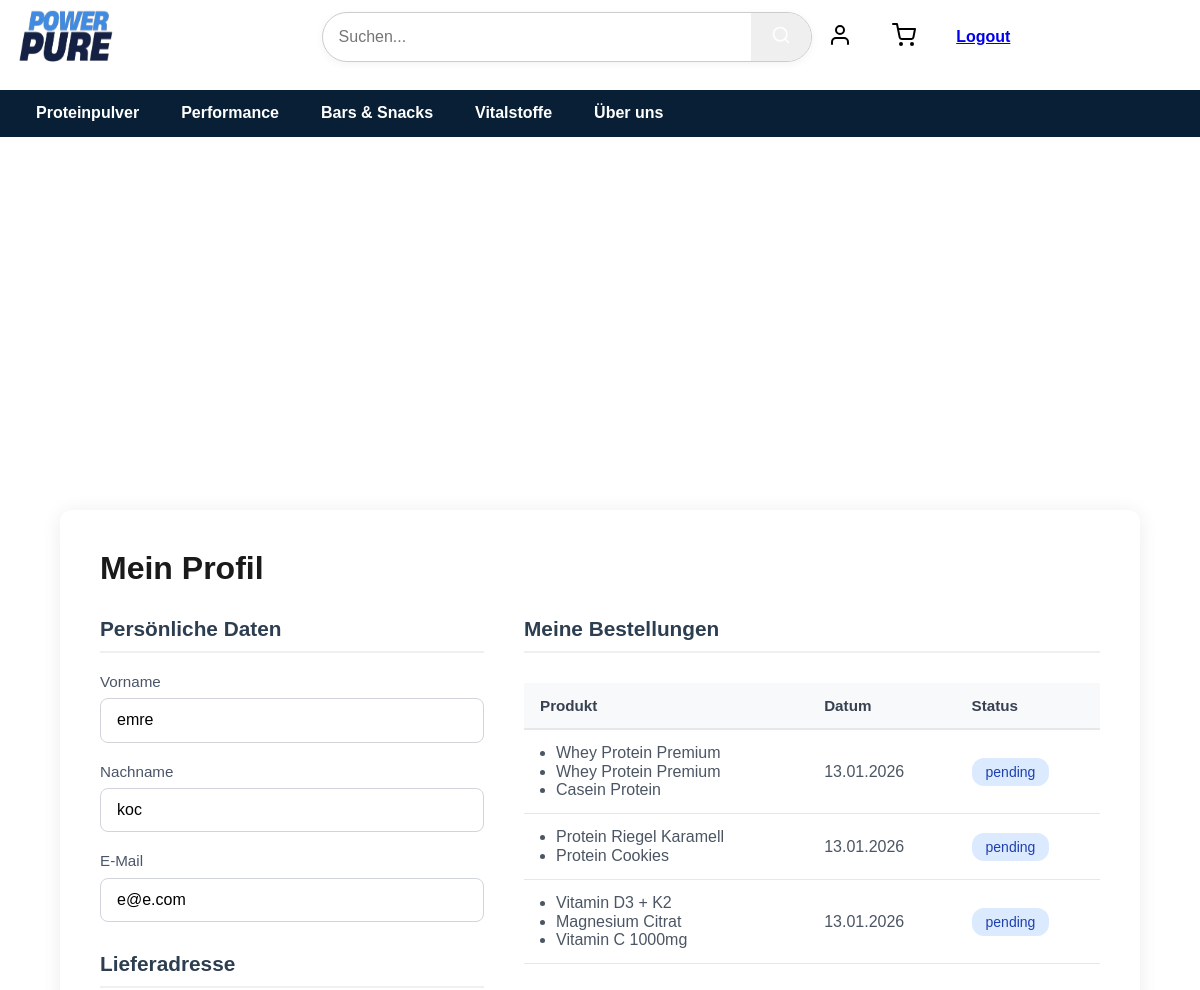
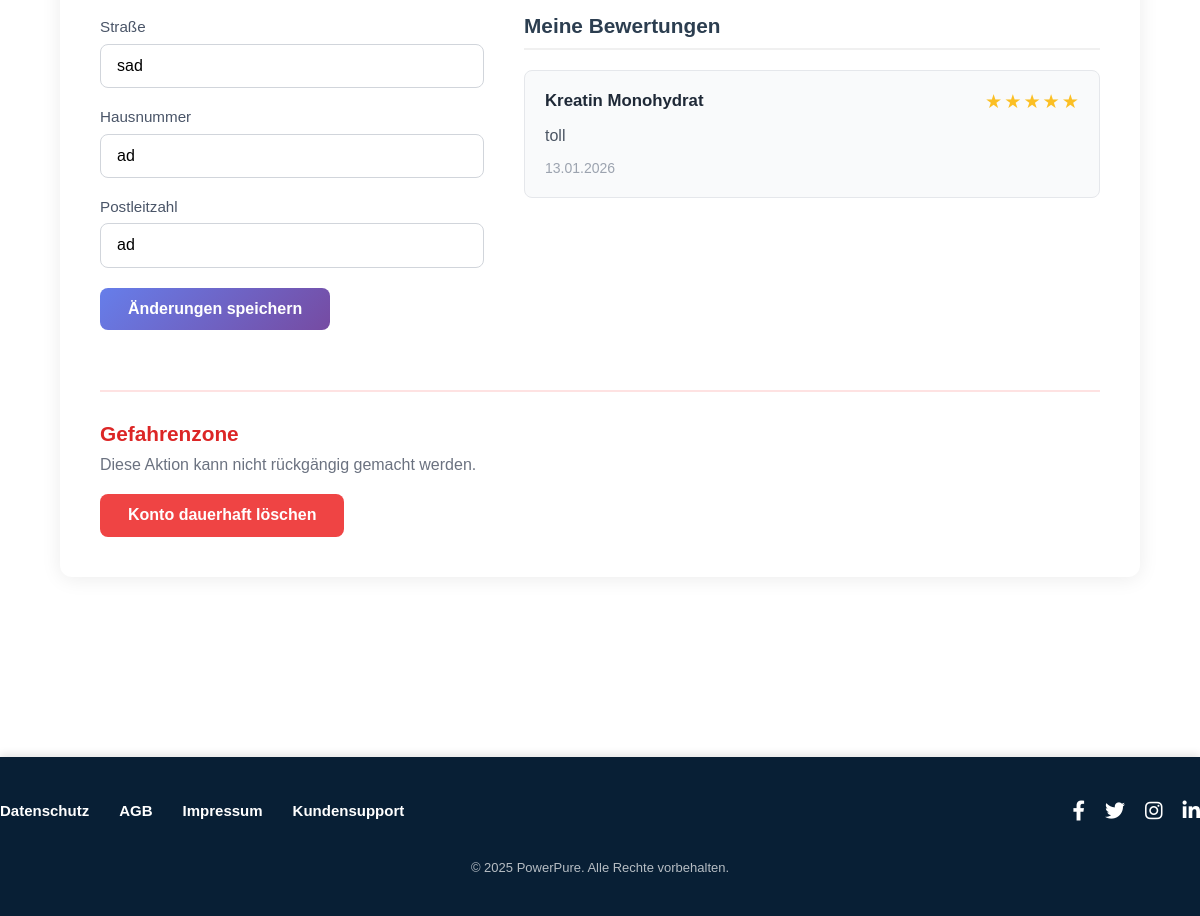
The app's page /user/profile (signed in) with its own data (2 pictures, top to bottom).
### tables this page shows
CREATE TABLE `Users` (
                         `user_id` int(11) NOT NULL,
                         `first_name` varchar(50) NOT NULL,
                         `last_name` varchar(50) NOT NULL,
                         `email` varchar(100) NOT NULL,
                         `address_id` int(11) NOT NULL,
                         `password_hash` varchar(255) NOT NULL
);

CREATE TABLE `Addresses` (
                             `address_id` int(11) NOT NULL,
                             `zip_code` varchar(10) NOT NULL,
                             `house_number` varchar(10) NOT NULL,
                             `street` varchar(100) NOT NULL
);

CREATE TABLE `OrderItems` (
                              `order_id` int(11) NOT NULL,
                              `product_id` int(11) NOT NULL,
                              `product_amount` int(11) NOT NULL,
                              `order_total` decimal(10,2) NOT NULL
);

CREATE TABLE `Products` (
                            `product_id` int(11) NOT NULL,
                            `product_name` varchar(200) NOT NULL,
                            `price` decimal(10,2) NOT NULL,
                            `category_id` int(11) NOT NULL,
                            `inventory` int(11) NOT NULL DEFAULT 0,
                            `units_sold` int(11) NOT NULL DEFAULT 0,
                            `flavour` varchar(50) DEFAULT NULL,
                            `size` varchar(50) DEFAULT NULL,
                            `description_short` varchar(500) DEFAULT NULL,
                            `description_long` text DEFAULT NULL,
                            `asset_path` varchar(255) DEFAULT NULL
);

CREATE TABLE `Orders` (
                          `order_id` int(11) NOT NULL,
                          `order_address_id` int(11) NOT NULL,
                          `first_name` varchar(50) DEFAULT NULL,
                          `last_name` varchar(50) DEFAULT NULL,
                          `guest_email` varchar(100) DEFAULT NULL,
                          `user_id` int(11) DEFAULT NULL,
                          `date` datetime NOT NULL DEFAULT current_timestamp(),
                          `state` varchar(20) NOT NULL DEFAULT 'pending' CHECK (`state` in ('pending','paid','shipped','closed','canceled'))
);

CREATE TABLE `Ratings` (
                           `rating_id` int(11) NOT NULL,
                           `product_id` int(11) NOT NULL,
                           `user_id` int(11) NOT NULL,
                           `rating_score` int(11) NOT NULL,
                           `comment` text DEFAULT NULL,
                           `date` datetime NOT NULL DEFAULT current_timestamp()
);

### src/views/UserView.php (the view, shortened to what the rows shown need)
<?php
require_once 'src/views/mainView.php';
class UserView extends mainView {
        ?>
    <?php
    public static function profile($data = [])
    {
        $user = $data['userData'] ?? [];
        $orders = $data['orders'] ?? [];
        $ratings = $data['ratings'] ?? [];
        ?>
        <main>
            <div class="profile-wrapper">
                <div class="profile-container">
                    <h2 class="profile-title">Mein Profil</h2>
                    <div class="profile-grid">
                        <div class="profile-section">
                            <form class="profile-form" method="post" action="<?= BASE_URL ?>/user/updateUser">
                                <h3 class="section-title">Persönliche Daten</h3>
                                <div class="form-group">
                                    <label for="first_name">Vorname</label>
                                    <input type="text" id="first_name" name="first_name"
                                           placeholder="Vorname"
                                           value="<?= htmlspecialchars($user['first_name'] ?? '') ?>"
                                           required />
                                </div>
                                <div class="form-group">
                                    <label for="last_name">Nachname</label>
                                    <input type="text" id="last_name" name="last_name"
                                           placeholder="Nachname"
                                           value="<?= htmlspecialchars($user['last_name'] ?? '') ?>"
                                           required />
                                </div>
                                <div class="form-group">
                                    <label for="email">E-Mail</label>
                                    <input type="email" id="email" name="email"
                                           placeholder="E-Mail"
                                           value="<?= htmlspecialchars($user['email'] ?? '') ?>"
                                           required />
                                </div>
                                <h3 class="section-title section-title-spacing">Lieferadresse</h3>
                                <div class="form-group">
                                    <label for="street">Straße</label>
                                    <input type="text" id="street" name="street"
                                           placeholder="Straße"
                                           value="<?= htmlspecialchars($user['street'] ?? '') ?>" />
                                </div>
                                <div class="form-group">
                                    <label for="house_number">Hausnummer</label>
                                    <input type="text" id="house_number" name="house_number"
                                           placeholder="Hausnummer"
                                           value="<?= htmlspecialchars($user['house_number'] ?? '') ?>" />
                                </div>
                                <div class="form-group">
                                    <label for="zip_code">Postleitzahl</label>
                                    <input type="text" id="zip_code" name="zip_code"
                                           placeholder="PLZ"
                                           value="<?= htmlspecialchars($user['zip_code'] ?? '') ?>" />
                                </div>
                                <button type="submit" class="btn btn-primary">
                                    Änderungen speichern
                                </button>
                            </form>
                        </div>
                        <div class="profile-section profile-section-wide">
                            <div class="orders-section">
                                <h3 class="section-title">Meine Bestellungen</h3>
                                <?php if (empty($orders)): ?>
                                    <p class="empty-message">Du hast noch keine Bestellungen.</p>
                                <?php else: ?>
                                    <div class="table-responsive">
                                        <table class="orders-table">
                                            <thead>
                                            <tr>
                                                <th>Produkt</th>
                                                <th>Datum</th>
                                                <th>Status</th>
                                            </tr>
                                            </thead>
                                            <tbody>
                                            <?php foreach ($orders as $order): ?>
                                                <tr>
                                                    <td>
                                                        <?php if (!empty($order['items'])): ?>
                                                            <ul style="padding-left: 1rem;">
                                                                <?php foreach ($order['items'] as $item): ?>
                                                                    <li>
                                                                        <?= htmlspecialchars($item['product_name']) ?>
                                                                    </li>
                                                                <?php endforeach; ?>
                                                            </ul>
                                                        <?php else: ?>
                                                            <em>Keine Produkte</em>
                                                        <?php endif; ?>
                                                    </td>
                                                    <td><?= date('d.m.Y', strtotime($order['date'])) ?></td>
                                                    <td>
                                                        <span class="status-badge">
                                                            <?= htmlspecialchars($order['state']) ?>
                                                        </span>
                                                    </td>
                                                </tr>
                                            <?php endforeach; ?>
                                            </tbody>
                                        </table>
                                    </div>
                                <?php endif; ?>
                            </div>
                            <div class="ratings-section">
                                <h3 class="section-title">Meine Bewertungen</h3>
                                <?php if (empty($ratings)): ?>
                                    <p class="empty-message">Keine Bewertungen vorhanden.</p>
                                <?php else: ?>
                                    <div class="ratings-list">
                                        <?php foreach ($ratings as $rating): ?>
                                            <div class="rating-card">
                                                <div class="rating-header">
                                                    <strong class="product-name">
                                                        <?= htmlspecialchars($rating['product_name'] ?? 'Unbekanntes Produkt') ?>
                                                    </strong>
                                                    <div class="rating-score">
                                                        <?php
                                                        $score = $rating['rating_score'] ?? 0;
                                                        for ($i = 1; $i <= 5; $i++): ?>
                                                            <span class="star <?= $i <= $score ? 'star-filled' : '' ?>">★</span>
                                                        <?php endfor; ?>
                                                    </div>
                                                </div>
                                                <?php if (!empty($rating['comment'])): ?>
                                                    <p class="rating-comment">
                                                        <?= htmlspecialchars($rating['comment']) ?>
                                                    </p>
                                                <?php endif; ?>
                                                <small class="rating-date">
                                                    <?= isset($rating['date']) ? date('d.m.Y', strtotime($rating['date'])) : '' ?>
                                                </small>
                                            </div>
                                        <?php endforeach; ?>
                                    </div>
                                <?php endif; ?>
                            </div>
                        </div>
                    </div>
                    <div class="danger-zone">
                        <h3 class="danger-zone-title">Gefahrenzone</h3>
                        <p class="danger-zone-description">
                            Diese Aktion kann nicht rückgängig gemacht werden.
                        </p>
                        <form action="<?= BASE_URL ?>/user/deleteAccount" method="post"
                              onsubmit="return confirm('Möchtest du dein Konto wirklich dauerhaft löschen? Diese Aktion kann nicht rückgängig gemacht werden.');">
                            <button type="submit" class="btn btn-danger">
                                Konto dauerhaft löschen
                            </button>
                        </form>
                    </div>
                </div>
            </div>
        </main>
        <?php
    }
}

### records on screen
users: first_name "emre", last_name "koc", email "e@e.com", street "sad", house_number "ad", zip_code "ad"
orders: date "13.01.2026", state "pending"
orderitems: product.product_name "Whey Protein Premium"
orderitems: product.product_name "Whey Protein Premium"
orderitems: product.product_name "Casein Protein"
orders: date "13.01.2026", state "pending"
orderitems: product.product_name "Protein Riegel Karamell"
orderitems: product.product_name "Protein Cookies"
orders: date "13.01.2026", state "pending"
orderitems: product.product_name "Vitamin D3 + K2"
orderitems: product.product_name "Magnesium Citrat"
orderitems: product.product_name "Vitamin C 1000mg"
ratings: product.product_name "Kreatin Monohydrat", comment "toll", date "13.01.2026"

### other values on screen
$category['name'] "Proteinpulver"
$category['name'] "Performance"
$category['name'] "Bars & Snacks"
$category['name'] "Vitalstoffe"
